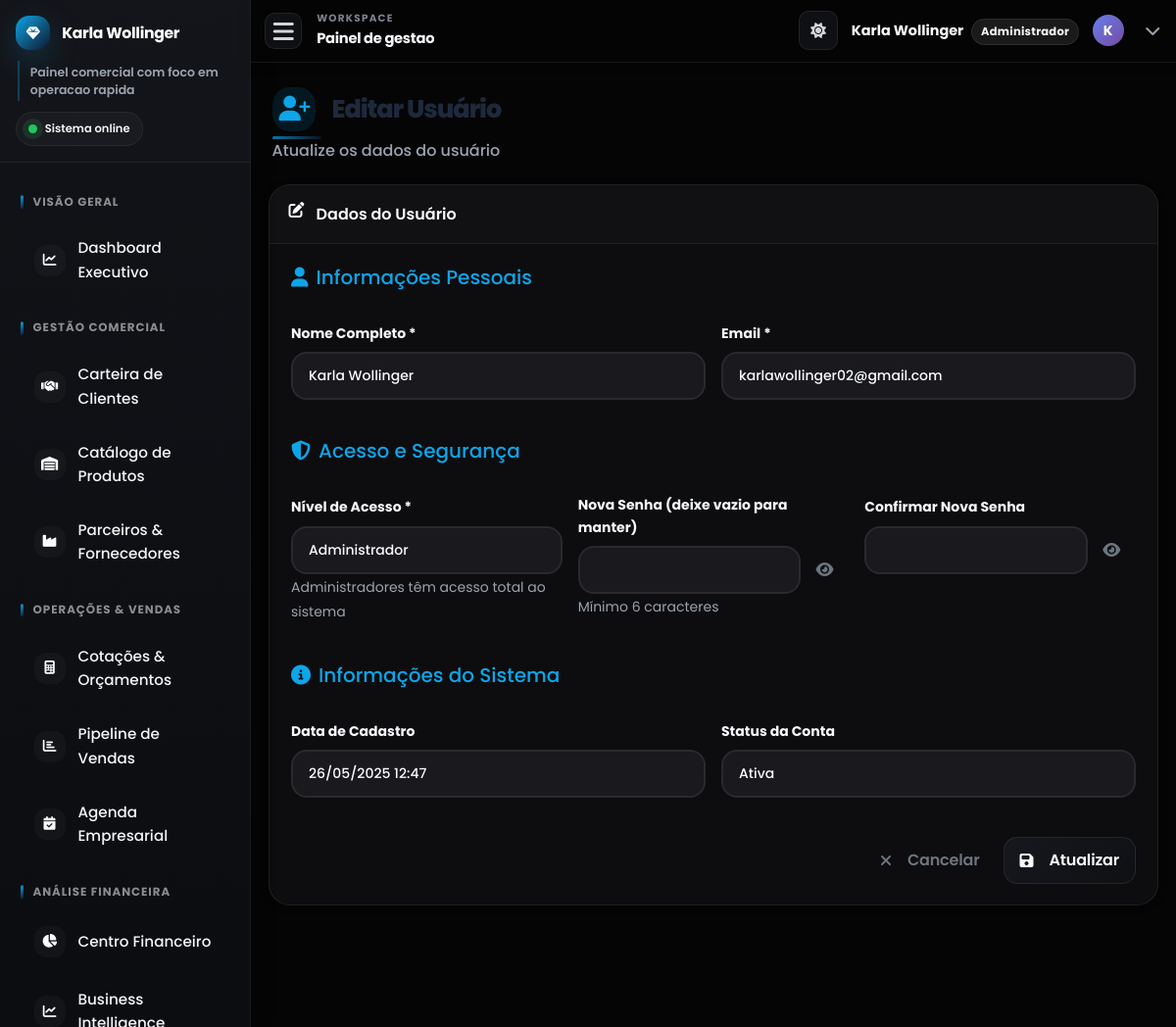
The app's page /cadastro_usuario.php?id=2 (signed in) with its own data.
### tables this page shows
CREATE TABLE `usuarios` (
  `id` int(11) NOT NULL,
  `nome` varchar(100) NOT NULL,
  `email` varchar(100) NOT NULL,
  `senha` varchar(255) NOT NULL,
  `nivel_acesso` enum('admin','colaborador') DEFAULT 'colaborador',
  `ativo` tinyint(1) DEFAULT 1,
  `data_cadastro` datetime DEFAULT current_timestamp(),
  `ultimo_login` datetime DEFAULT NULL
);

### cadastro_usuario.php (the view, shortened to what this page needs)
<?php
require_once 'includes/db_connect.php';
$user_id = isset($_GET['id']) ? $_GET['id'] : null;
$is_edit = !empty($user_id);
$user_data = [
    'nome' => '',
    'email' => '',
    'nivel_acesso' => 'colaborador'
];
if ($is_edit) {
    $sql_select = "SELECT * FROM usuarios WHERE id = ?";
    $stmt_select = $conn->prepare($sql_select);
    $stmt_select->bind_param("i", $user_id);
    $stmt_select->execute();
    $result = $stmt_select->get_result();
    if ($result->num_rows > 0) {
        $user_data = $result->fetch_assoc();
    } else {
        $message = "Usuário não encontrado.";
        $message_type = "danger";
        $is_edit = false;
    }
}
include_once 'includes/header.php';
?>
<div class="page-header fade-in-up">
    <h1 class="page-title">
        <i class="fas fa-user-plus"></i>
        <?php echo $is_edit ? 'Editar Usuário' : 'Cadastrar Novo Usuário'; ?>
    </h1>
    <p class="page-subtitle">
        <?php echo $is_edit ? 'Atualize os dados do usuário' : 'Adicione um novo usuário ao sistema'; ?>
    </p>
</div>
<div class="modern-card fade-in-up">
    <div class="card-header-modern">
        <i class="fas fa-edit"></i>
        Dados do Usuário
    </div>
    <div class="card-body-modern">
        <form method="POST" action="">
            <div class="row g-4">
                <div class="col-12">
                    <h5 class="text-primary mb-3">
                        <i class="fas fa-user me-2"></i>Informações Pessoais
                    </h5>
                </div>
                <div class="col-md-6">
                    <label for="nome" class="form-label">Nome Completo *</label>
                    <input type="text" class="form-control" id="nome" name="nome"
                           value="<?php echo htmlspecialchars($user_data['nome']); ?>" required>
                </div>
                <div class="col-md-6">
                    <label for="email" class="form-label">Email *</label>
                    <input type="email" class="form-control" id="email" name="email"
                           value="<?php echo htmlspecialchars($user_data['email']); ?>" required>
                </div>
                <div class="col-12">
                    <h5 class="text-primary mb-3 mt-4">
                        <i class="fas fa-shield-alt me-2"></i>Acesso e Segurança
                    </h5>
                </div>
                <div class="col-md-4">
                    <label for="nivel_acesso" class="form-label">Nível de Acesso *</label>
                    <select class="form-control" id="nivel_acesso" name="nivel_acesso" required>
                        <option value="admin" <?php echo $user_data['nivel_acesso'] == 'admin' ? 'selected' : ''; ?>>
                            Administrador
                        </option>
                    </select>
                    <small class="text-muted">
                        Administradores têm acesso total ao sistema
                    </small>
                </div>
                <div class="col-md-4">
                    <label for="senha" class="form-label">
                        <?php echo $is_edit ? 'Nova Senha (deixe vazio para manter)' : 'Senha *'; ?>
                    </label>
                    <div class="input-group">
                        <input type="password" class="form-control" id="senha" name="senha"
                               <?php echo !$is_edit ? 'required' : ''; ?> minlength="6">
                        <button class="btn btn-outline-secondary" type="button" onclick="togglePassword('senha')">
                            <i class="fas fa-eye" id="senha-icon"></i>
                        </button>
                    </div>
                    <small class="text-muted">Mínimo 6 caracteres</small>
                </div>
                <div class="col-md-4">
                    <label for="confirmar_senha" class="form-label">
                        <?php echo $is_edit ? 'Confirmar Nova Senha' : 'Confirmar Senha *'; ?>
                    </label>
                    <div class="input-group">
                        <input type="password" class="form-control" id="confirmar_senha" name="confirmar_senha"
                               <?php echo !$is_edit ? 'required' : ''; ?> minlength="6">
                        <button class="btn btn-outline-secondary" type="button" onclick="togglePassword('confirmar_senha')">
                            <i class="fas fa-eye" id="confirmar_senha-icon"></i>
                        </button>
                    </div>
                </div>
                <?php if ($is_edit): ?>
                <div class="col-12">
                    <h5 class="text-primary mb-3 mt-4">
                        <i class="fas fa-info-circle me-2"></i>Informações do Sistema
                    </h5>
                </div>
                <div class="col-md-6">
                    <label class="form-label">Data de Cadastro</label>
                    <input type="text" class="form-control"
                           value="<?php echo date('d/m/Y H:i', strtotime($user_data['data_cadastro'])); ?>" readonly>
                </div>
                <div class="col-md-6">
                    <label class="form-label">Status da Conta</label>
                    <input type="text" class="form-control"
                           value="<?php echo (isset($user_data['ativo']) && $user_data['ativo']) ? 'Ativa' : 'Inativa'; ?>" readonly>
                </div>
                <?php endif; ?>
                <div class="col-12">
                    <div class="d-flex gap-2 justify-content-end mt-4">
                        <a href="usuarios.php" class="btn btn-outline-secondary">
                            <i class="fas fa-times me-2"></i>Cancelar
                        </a>
                        <button type="submit" class="btn btn-primary">
                            <i class="fas fa-save me-2"></i><?php echo $is_edit ? 'Atualizar' : 'Cadastrar'; ?>
                        </button>
                    </div>
                </div>
            </div>
        </form>
    </div>
</div>
<?php include_once 'includes/footer.php'; ?>

### records on screen
usuarios: nome "Karla Wollinger", email "karlawollinger02@gmail.com", nivel_acesso "Administrador", data_cadastro "26/05/2025 12:47", ativo "Ativa"

### other values on screen
$current_page_title "Painel de gestao"
$_SESSION["nome"] "Karla Wollinger"
$user_role_label "Administrador"
substr($_SESSION["nome"] ?? 'U', 0, 1) "K"
